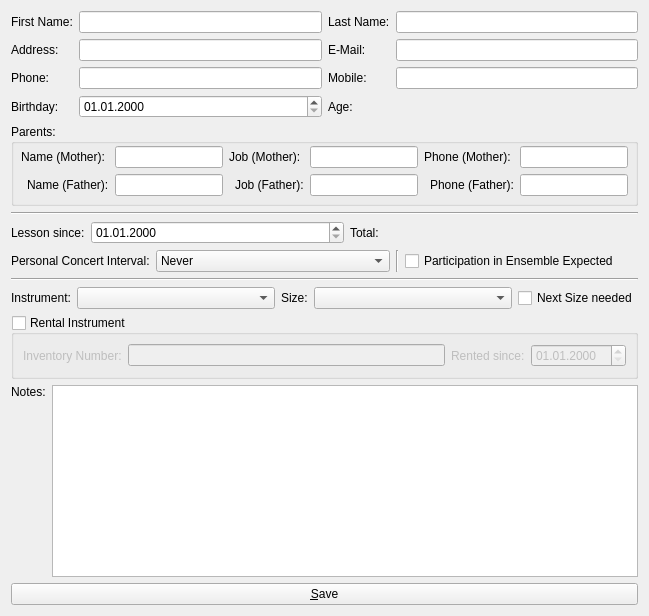
          <widget class="QWidget" name="tab_pupilPersonalData">
           <attribute name="icon">
            <iconset resource="../resources/qupil.qrc">
             <normaloff>:/gfx/im-user.svg</normaloff>:/gfx/im-user.svg</iconset>
           </attribute>
           <attribute name="title">
            <string>&amp;Personal Data</string>
           </attribute>
           <layout class="QGridLayout" name="gridLayout_16">
            <property name="spacing">
             <number>6</number>
            </property>
            <item row="0" column="0" colspan="2">
             <layout class="QGridLayout" name="gridLayout_12">
              <property name="spacing">
               <number>6</number>
              </property>
              <item row="0" column="0">
               <widget class="QLabel" name="label_14">
                <property name="text">
                 <string>First Name:</string>
                </property>
               </widget>
              </item>
              <item row="0" column="1">
               <widget class="QLineEdit" name="lineEdit_pupilForename">
                <property name="sizePolicy">
                 <sizepolicy hsizetype="Expanding" vsizetype="Minimum">
                  <horstretch>0</horstretch>
                  <verstretch>0</verstretch>
                 </sizepolicy>
                </property>
                <property name="minimumSize">
                 <size>
                  <width>0</width>
                  <height>22</height>
                 </size>
                </property>
               </widget>
              </item>
              <item row="0" column="2">
               <widget class="QLabel" name="label_15">
                <property name="text">
                 <string>Last Name:</string>
                </property>
               </widget>
              </item>
              <item row="0" column="3">
               <widget class="QLineEdit" name="lineEdit_pupilSurname">
                <property name="sizePolicy">
                 <sizepolicy hsizetype="Expanding" vsizetype="Minimum">
                  <horstretch>0</horstretch>
                  <verstretch>0</verstretch>
                 </sizepolicy>
                </property>
                <property name="minimumSize">
                 <size>
                  <width>0</width>
                  <height>22</height>
                 </size>
                </property>
               </widget>
              </item>
              <item row="1" column="0">
               <widget class="QLabel" name="label_16">
                <property name="text">
                 <string>Address:</string>
                </property>
               </widget>
              </item>
              <item row="1" column="1">
               <widget class="QLineEdit" name="lineEdit_pupilAddress">
                <property name="sizePolicy">
                 <sizepolicy hsizetype="Expanding" vsizetype="Minimum">
                  <horstretch>0</horstretch>
                  <verstretch>0</verstretch>
                 </sizepolicy>
                </property>
                <property name="minimumSize">
                 <size>
                  <width>0</width>
                  <height>22</height>
                 </size>
                </property>
               </widget>
              </item>
              <item row="1" column="2">
               <widget class="QLabel" name="label_17">
                <property name="text">
                 <string>E-Mail:</string>
                </property>
               </widget>
              </item>
              <item row="1" column="3">
               <widget class="QLineEdit" name="lineEdit_pupilEmail">
                <property name="sizePolicy">
                 <sizepolicy hsizetype="Expanding" vsizetype="Minimum">
                  <horstretch>0</horstretch>
                  <verstretch>0</verstretch>
                 </sizepolicy>
                </property>
                <property name="minimumSize">
                 <size>
                  <width>0</width>
                  <height>22</height>
                 </size>
                </property>
               </widget>
              </item>
              <item row="2" column="0">
               <widget class="QLabel" name="label_22">
                <property name="text">
                 <string>Phone:</string>
                </property>
               </widget>
              </item>
              <item row="2" column="1">
               <widget class="QLineEdit" name="lineEdit_pupilPhone">
                <property name="sizePolicy">
                 <sizepolicy hsizetype="Expanding" vsizetype="Minimum">
                  <horstretch>0</horstretch>
                  <verstretch>0</verstretch>
                 </sizepolicy>
                </property>
                <property name="minimumSize">
                 <size>
                  <width>0</width>
                  <height>22</height>
                 </size>
                </property>
               </widget>
              </item>
              <item row="2" column="2">
               <widget class="QLabel" name="label_23">
                <property name="text">
                 <string>Mobile:</string>
                </property>
               </widget>
              </item>
              <item row="2" column="3">
               <widget class="QLineEdit" name="lineEdit_pupilHandy">
                <property name="sizePolicy">
                 <sizepolicy hsizetype="Expanding" vsizetype="Minimum">
                  <horstretch>0</horstretch>
                  <verstretch>0</verstretch>
                 </sizepolicy>
                </property>
                <property name="minimumSize">
                 <size>
                  <width>0</width>
                  <height>22</height>
                 </size>
                </property>
               </widget>
              </item>
              <item row="3" column="0">
               <widget class="QLabel" name="label_24">
                <property name="text">
                 <string>Birthday:</string>
                </property>
               </widget>
              </item>
              <item row="3" column="1">
               <widget class="QDateEdit" name="dateEdit_pupilBirthday">
                <property name="sizePolicy">
                 <sizepolicy hsizetype="Minimum" vsizetype="Minimum">
                  <horstretch>0</horstretch>
                  <verstretch>0</verstretch>
                 </sizepolicy>
                </property>
                <property name="minimumSize">
                 <size>
                  <width>0</width>
                  <height>22</height>
                 </size>
                </property>
                <property name="displayFormat">
                 <string notr="true">dd.MM.yyyy</string>
                </property>
               </widget>
              </item>
              <item row="3" column="2">
               <widget class="QLabel" name="label_25">
                <property name="text">
                 <string>Age:</string>
                </property>
               </widget>
              </item>
              <item row="3" column="3">
               <widget class="QLabel" name="label_pupilAge">
                <property name="sizePolicy">
                 <sizepolicy hsizetype="Preferred" vsizetype="Minimum">
                  <horstretch>0</horstretch>
                  <verstretch>0</verstretch>
                 </sizepolicy>
                </property>
                <property name="minimumSize">
                 <size>
                  <width>0</width>
                  <height>22</height>
                 </size>
                </property>
                <property name="text">
                 <string/>
                </property>
               </widget>
              </item>
             </layout>
            </item>
            <item row="1" column="0" colspan="2">
             <widget class="QGroupBox" name="groupBox_3">
              <property name="title">
               <string>Parents:</string>
              </property>
              <layout class="QGridLayout" name="gridLayout_20">
               <property name="leftMargin">
                <number>7</number>
               </property>
               <property name="topMargin">
                <number>2</number>
               </property>
               <property name="rightMargin">
                <number>7</number>
               </property>
               <property name="bottomMargin">
                <number>7</number>
               </property>
               <item row="0" column="0" colspan="2">
                <widget class="QLabel" name="label_31">
                 <property name="text">
                  <string>Name (Mother):</string>
                 </property>
                </widget>
               </item>
               <item row="0" column="2">
                <widget class="QLineEdit" name="lineEdit_pupilMotherName"/>
               </item>
               <item row="0" column="3" colspan="2">
                <widget class="QLabel" name="label_32">
                 <property name="text">
                  <string>Job (Mother):</string>
                 </property>
                </widget>
               </item>
               <item row="0" column="5">
                <widget class="QLineEdit" name="lineEdit_pupilMotherJob"/>
               </item>
               <item row="0" column="6" colspan="2">
                <widget class="QLabel" name="label_33">
                 <property name="text">
                  <string>Phone (Mother):</string>
                 </property>
                </widget>
               </item>
               <item row="0" column="8">
                <widget class="QLineEdit" name="lineEdit_pupilMotherPhone"/>
               </item>
               <item row="1" column="1">
                <widget class="QLabel" name="label_28">
                 <property name="text">
                  <string>Name (Father):</string>
                 </property>
                </widget>
               </item>
               <item row="1" column="2">
                <widget class="QLineEdit" name="lineEdit_pupilFatherName"/>
               </item>
               <item row="1" column="4">
                <widget class="QLabel" name="label_29">
                 <property name="text">
                  <string>Job (Father):</string>
                 </property>
                </widget>
               </item>
               <item row="1" column="5">
                <widget class="QLineEdit" name="lineEdit_pupilFatherJob"/>
               </item>
               <item row="1" column="7">
                <widget class="QLabel" name="label_30">
                 <property name="text">
                  <string>Phone (Father):</string>
                 </property>
                </widget>
               </item>
               <item row="1" column="8">
                <widget class="QLineEdit" name="lineEdit_pupilFatherPhone"/>
               </item>
              </layout>
             </widget>
            </item>
            <item row="2" column="0" colspan="2">
             <widget class="Line" name="line">
              <property name="orientation">
               <enum>Qt::Horizontal</enum>
              </property>
             </widget>
            </item>
            <item row="3" column="0" colspan="2">
             <layout class="QVBoxLayout" name="verticalLayout_6">
              <property name="spacing">
               <number>6</number>
              </property>
              <item>
               <layout class="QHBoxLayout" name="horizontalLayout_8">
                <property name="spacing">
                 <number>6</number>
                </property>
                <item>
                 <widget class="QLabel" name="label_34">
                  <property name="text">
                   <string>Lesson since:</string>
                  </property>
                 </widget>
                </item>
                <item>
                 <widget class="QDateEdit" name="dateEdit_pupilFirstLesson">
                  <property name="sizePolicy">
                   <sizepolicy hsizetype="Expanding" vsizetype="Fixed">
                    <horstretch>0</horstretch>
                    <verstretch>0</verstretch>
                   </sizepolicy>
                  </property>
                  <property name="displayFormat">
                   <string notr="true">dd.MM.yyyy</string>
                  </property>
                 </widget>
                </item>
                <item>
                 <widget class="QLabel" name="label_35">
                  <property name="text">
                   <string>Total:</string>
                  </property>
                 </widget>
                </item>
                <item>
                 <widget class="QLabel" name="label_pupilWholeLessonTime">
                  <property name="sizePolicy">
                   <sizepolicy hsizetype="Expanding" vsizetype="Preferred">
                    <horstretch>0</horstretch>
                    <verstretch>0</verstretch>
                   </sizepolicy>
                  </property>
                  <property name="text">
                   <string/>
                  </property>
                 </widget>
                </item>
               </layout>
              </item>
              <item>
               <layout class="QHBoxLayout" name="horizontalLayout_21">
                <property name="spacing">
                 <number>6</number>
                </property>
                <item>
                 <widget class="QLabel" name="label_42">
                  <property name="text">
                   <string>Personal Concert Interval:</string>
                  </property>
                 </widget>
                </item>
                <item>
                 <widget class="QComboBox" name="comboBox_pupilRecitalInterval">
                  <property name="sizePolicy">
                   <sizepolicy hsizetype="Expanding" vsizetype="Fixed">
                    <horstretch>0</horstretch>
                    <verstretch>0</verstretch>
                   </sizepolicy>
                  </property>
                  <item>
                   <property name="text">
                    <string>Never</string>
                   </property>
                  </item>
                  <item>
                   <property name="text">
                    <string>1 month</string>
                   </property>
                  </item>
                  <item>
                   <property name="text">
                    <string>2 months</string>
                   </property>
                  </item>
                  <item>
                   <property name="text">
                    <string>3 months</string>
                   </property>
                  </item>
                  <item>
                   <property name="text">
                    <string>4 months</string>
                   </property>
                  </item>
                  <item>
                   <property name="text">
                    <string>6 months</string>
                   </property>
                  </item>
                  <item>
                   <property name="text">
                    <string>9 months</string>
                   </property>
                  </item>
                  <item>
                   <property name="text">
                    <string>12 months</string>
                   </property>
                  </item>
                  <item>
                   <property name="text">
                    <string>18 months</string>
                   </property>
                  </item>
                  <item>
                   <property name="text">
                    <string>24 months</string>
                   </property>
                  </item>
                 </widget>
                </item>
                <item>
                 <widget class="Line" name="line_4">
                  <property name="orientation">
                   <enum>Qt::Vertical</enum>
                  </property>
                 </widget>
                </item>
                <item>
                 <widget class="QCheckBox" name="checkBox_ensembleActivityRequested">
                  <property name="sizePolicy">
                   <sizepolicy hsizetype="Expanding" vsizetype="Fixed">
                    <horstretch>0</horstretch>
                    <verstretch>0</verstretch>
                   </sizepolicy>
                  </property>
                  <property name="text">
                   <string>Participation in Ensemble Expected</string>
                  </property>
                 </widget>
                </item>
               </layout>
              </item>
             </layout>
            </item>
            <item row="4" column="0" colspan="2">
             <widget class="Line" name="line_2">
              <property name="orientation">
               <enum>Qt::Horizontal</enum>
              </property>
             </widget>
            </item>
            <item row="5" column="0" colspan="2">
             <layout class="QHBoxLayout" name="horizontalLayout_11">
              <property name="spacing">
               <number>6</number>
              </property>
              <item>
               <widget class="QLabel" name="label_37">
                <property name="text">
                 <string>Instrument:</string>
                </property>
               </widget>
              </item>
              <item>
               <widget class="QComboBox" name="comboBox_pupilInstrument">
                <property name="sizePolicy">
                 <sizepolicy hsizetype="MinimumExpanding" vsizetype="Fixed">
                  <horstretch>0</horstretch>
                  <verstretch>0</verstretch>
                 </sizepolicy>
                </property>
               </widget>
              </item>
              <item>
               <widget class="QLabel" name="label_38">
                <property name="text">
                 <string>Size:</string>
                </property>
               </widget>
              </item>
              <item>
               <widget class="QComboBox" name="comboBox_pupilInstrumentSize">
                <property name="sizePolicy">
                 <sizepolicy hsizetype="MinimumExpanding" vsizetype="Fixed">
                  <horstretch>0</horstretch>
                  <verstretch>0</verstretch>
                 </sizepolicy>
                </property>
               </widget>
              </item>
              <item>
               <widget class="QCheckBox" name="checkBox_pupilNeedsNextInstrumentSize">
                <property name="text">
                 <string>Next Size needed</string>
                </property>
               </widget>
              </item>
             </layout>
            </item>
            <item row="6" column="0" colspan="2">
             <widget class="QGroupBox" name="groupBox_pupilHasRentInstrument">
              <property name="title">
               <string>Rental Instrument</string>
              </property>
              <property name="checkable">
               <bool>true</bool>
              </property>
              <property name="checked">
               <bool>false</bool>
              </property>
              <layout class="QHBoxLayout" name="horizontalLayout_12">
               <item>
                <widget class="QLabel" name="label_39">
                 <property name="text">
                  <string>Inventory Number:</string>
                 </property>
                </widget>
               </item>
               <item>
                <widget class="QLineEdit" name="lineEdit_pupilRentInstrumentNumber"/>
               </item>
               <item>
                <widget class="QLabel" name="label_40">
                 <property name="text">
                  <string>Rented since:</string>
                 </property>
                </widget>
               </item>
               <item>
                <widget class="QDateEdit" name="dateEdit_pupilRentInstrumentSince">
                 <property name="minimumSize">
                  <size>
                   <width>95</width>
                   <height>0</height>
                  </size>
                 </property>
                 <property name="displayFormat">
                  <string notr="true">dd.MM.yyyy</string>
                 </property>
                </widget>
               </item>
              </layout>
             </widget>
            </item>
            <item row="7" column="0">
             <widget class="QLabel" name="label_27">
              <property name="text">
               <string>Notes:</string>
              </property>
              <property name="alignment">
               <set>Qt::AlignLeading|Qt::AlignLeft|Qt::AlignTop</set>
              </property>
             </widget>
            </item>
            <item row="7" column="1">
             <widget class="QTextEdit" name="textEdit_pupilNotes">
              <property name="minimumSize">
               <size>
                <width>0</width>
                <height>1</height>
               </size>
              </property>
             </widget>
            </item>
            <item row="8" column="0" colspan="2">
             <widget class="QPushButton" name="pushButton_pupilSavePersonalData">
              <property name="text">
               <string>&amp;Save</string>
              </property>
              <property name="icon">
               <iconset resource="../resources/qupil.qrc">
                <normaloff>:/gfx/document-save.svg</normaloff>:/gfx/document-save.svg</iconset>
              </property>
             </widget>
            </item>
           </layout>
          </widget>
